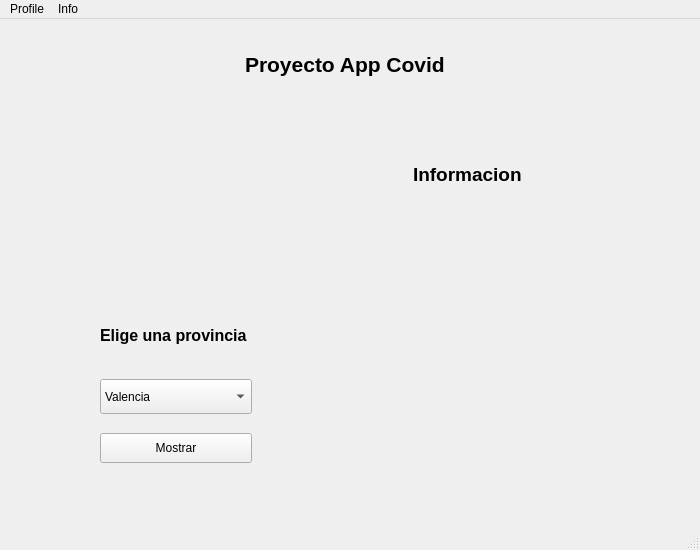
<?xml version="1.0" encoding="UTF-8"?>
<ui version="4.0">
 <class>MainWindow</class>
 <widget class="QMainWindow" name="MainWindow">
  <property name="geometry">
   <rect>
    <x>0</x>
    <y>0</y>
    <width>700</width>
    <height>550</height>
   </rect>
  </property>
  <property name="minimumSize">
   <size>
    <width>650</width>
    <height>500</height>
   </size>
  </property>
  <property name="maximumSize">
   <size>
    <width>1000</width>
    <height>1000</height>
   </size>
  </property>
  <property name="windowTitle">
   <string>MainWindow</string>
  </property>
  <widget class="QWidget" name="centralwidget">
   <widget class="QWidget" name="widgetGeneral" native="true">
    <property name="geometry">
     <rect>
      <x>40</x>
      <y>100</y>
      <width>630</width>
      <height>370</height>
     </rect>
    </property>
    <layout class="QHBoxLayout" name="horizontalLayout">
     <item>
      <widget class="QWidget" name="Opciones" native="true">
       <property name="sizePolicy">
        <sizepolicy hsizetype="Maximum" vsizetype="Minimum">
         <horstretch>150</horstretch>
         <verstretch>80</verstretch>
        </sizepolicy>
       </property>
       <property name="minimumSize">
        <size>
         <width>100</width>
         <height>100</height>
        </size>
       </property>
       <property name="maximumSize">
        <size>
         <width>170</width>
         <height>500</height>
        </size>
       </property>
       <layout class="QVBoxLayout" name="verticalLayout_3">
        <item>
         <widget class="QWidget" name="widget_2" native="true">
          <property name="minimumSize">
           <size>
            <width>100</width>
            <height>10</height>
           </size>
          </property>
          <property name="maximumSize">
           <size>
            <width>170</width>
            <height>120</height>
           </size>
          </property>
          <layout class="QVBoxLayout" name="verticalLayout_4">
           <item>
            <widget class="QLabel" name="label_2">
             <property name="minimumSize">
              <size>
               <width>120</width>
               <height>120</height>
              </size>
             </property>
             <property name="maximumSize">
              <size>
               <width>120</width>
               <height>120</height>
              </size>
             </property>
             <property name="text">
              <string/>
             </property>
             <property name="pixmap">
              <pixmap>Icon/logoCovidBlanco.png</pixmap>
             </property>
             <property name="scaledContents">
              <bool>true</bool>
             </property>
            </widget>
           </item>
          </layout>
         </widget>
        </item>
        <item>
         <widget class="QLabel" name="elegirProvincia">
          <property name="enabled">
           <bool>true</bool>
          </property>
          <property name="sizePolicy">
           <sizepolicy hsizetype="Minimum" vsizetype="Minimum">
            <horstretch>0</horstretch>
            <verstretch>0</verstretch>
           </sizepolicy>
          </property>
          <property name="minimumSize">
           <size>
            <width>100</width>
            <height>80</height>
           </size>
          </property>
          <property name="maximumSize">
           <size>
            <width>170</width>
            <height>50</height>
           </size>
          </property>
          <property name="font">
           <font>
            <pointsize>12</pointsize>
            <weight>75</weight>
            <bold>true</bold>
           </font>
          </property>
          <property name="text">
           <string>Elige una provincia</string>
          </property>
          <property name="alignment">
           <set>Qt::AlignLeading|Qt::AlignLeft|Qt::AlignVCenter</set>
          </property>
         </widget>
        </item>
        <item>
         <widget class="QComboBox" name="buscador">
          <property name="maximumSize">
           <size>
            <width>180</width>
            <height>35</height>
           </size>
          </property>
          <property name="cursor">
           <cursorShape>PointingHandCursor</cursorShape>
          </property>
          <item>
           <property name="text">
            <string>Valencia</string>
           </property>
          </item>
          <item>
           <property name="text">
            <string>Alicante</string>
           </property>
          </item>
          <item>
           <property name="text">
            <string>Castellon</string>
           </property>
          </item>
         </widget>
        </item>
        <item>
         <widget class="QPushButton" name="mostrarButton">
          <property name="minimumSize">
           <size>
            <width>70</width>
            <height>30</height>
           </size>
          </property>
          <property name="maximumSize">
           <size>
            <width>200</width>
            <height>30</height>
           </size>
          </property>
          <property name="cursor">
           <cursorShape>PointingHandCursor</cursorShape>
          </property>
          <property name="text">
           <string>Mostrar</string>
          </property>
         </widget>
        </item>
       </layout>
      </widget>
     </item>
     <item>
      <widget class="QWidget" name="GraficoWidget" native="true">
       <property name="enabled">
        <bool>true</bool>
       </property>
       <property name="minimumSize">
        <size>
         <width>0</width>
         <height>0</height>
        </size>
       </property>
       <property name="maximumSize">
        <size>
         <width>300</width>
         <height>300</height>
        </size>
       </property>
       <layout class="QVBoxLayout" name="verticalLayout_2">
        <item alignment="Qt::AlignHCenter|Qt::AlignTop">
         <widget class="QLabel" name="informacion">
          <property name="maximumSize">
           <size>
            <width>150</width>
            <height>100</height>
           </size>
          </property>
          <property name="font">
           <font>
            <pointsize>14</pointsize>
            <weight>75</weight>
            <bold>true</bold>
           </font>
          </property>
          <property name="text">
           <string>Informacion</string>
          </property>
         </widget>
        </item>
       </layout>
      </widget>
     </item>
    </layout>
   </widget>
   <widget class="QWidget" name="verticalLayoutWidget">
    <property name="geometry">
     <rect>
      <x>220</x>
      <y>10</y>
      <width>251</width>
      <height>71</height>
     </rect>
    </property>
    <layout class="QVBoxLayout" name="verticalLayoutTitulo">
     <property name="spacing">
      <number>0</number>
     </property>
     <item alignment="Qt::AlignHCenter">
      <widget class="QLabel" name="titulo">
       <property name="font">
        <font>
         <pointsize>16</pointsize>
         <weight>75</weight>
         <bold>true</bold>
        </font>
       </property>
       <property name="text">
        <string>Proyecto App Covid</string>
       </property>
      </widget>
     </item>
    </layout>
   </widget>
  </widget>
  <widget class="QMenuBar" name="menubar">
   <property name="geometry">
    <rect>
     <x>0</x>
     <y>0</y>
     <width>700</width>
     <height>23</height>
    </rect>
   </property>
   <widget class="QMenu" name="menuFile">
    <property name="title">
     <string>Profile</string>
    </property>
    <addaction name="actionLogin"/>
    <addaction name="actionLogout"/>
    <addaction name="actionExit"/>
   </widget>
   <widget class="QMenu" name="menuInfo">
    <property name="title">
     <string>Info</string>
    </property>
    <addaction name="actionHelp"/>
    <addaction name="actionAbout_App"/>
   </widget>
   <addaction name="menuFile"/>
   <addaction name="menuInfo"/>
  </widget>
  <widget class="QStatusBar" name="statusbar"/>
  <action name="actionExit">
   <property name="icon">
    <iconset>
     <normaloff>../../../../.designer/backup/Icon/exit.png</normaloff>../../../../.designer/backup/Icon/exit.png</iconset>
   </property>
   <property name="text">
    <string>Exit</string>
   </property>
   <property name="shortcut">
    <string>Ctrl+Q</string>
   </property>
  </action>
  <action name="actionHelp">
   <property name="icon">
    <iconset>
     <normaloff>../../../../.designer/backup/Icon/help.jpg</normaloff>../../../../.designer/backup/Icon/help.jpg</iconset>
   </property>
   <property name="text">
    <string>Help</string>
   </property>
   <property name="shortcut">
    <string>Ctrl+I</string>
   </property>
  </action>
  <action name="actionAbout_App">
   <property name="text">
    <string>About App</string>
   </property>
  </action>
  <action name="actionLogout">
   <property name="icon">
    <iconset>
     <normaloff>../../../../.designer/backup/Icon/4.png</normaloff>../../../../.designer/backup/Icon/4.png</iconset>
   </property>
   <property name="text">
    <string>Logout</string>
   </property>
   <property name="shortcut">
    <string>Ctrl+Shift+L</string>
   </property>
  </action>
  <action name="actionLogin">
   <property name="icon">
    <iconset>
     <normaloff>../../../../.designer/backup/Icon/3.png</normaloff>../../../../.designer/backup/Icon/3.png</iconset>
   </property>
   <property name="text">
    <string>Login</string>
   </property>
   <property name="shortcut">
    <string>Ctrl+L</string>
   </property>
  </action>
 </widget>
 <resources/>
 <connections/>
</ui>
